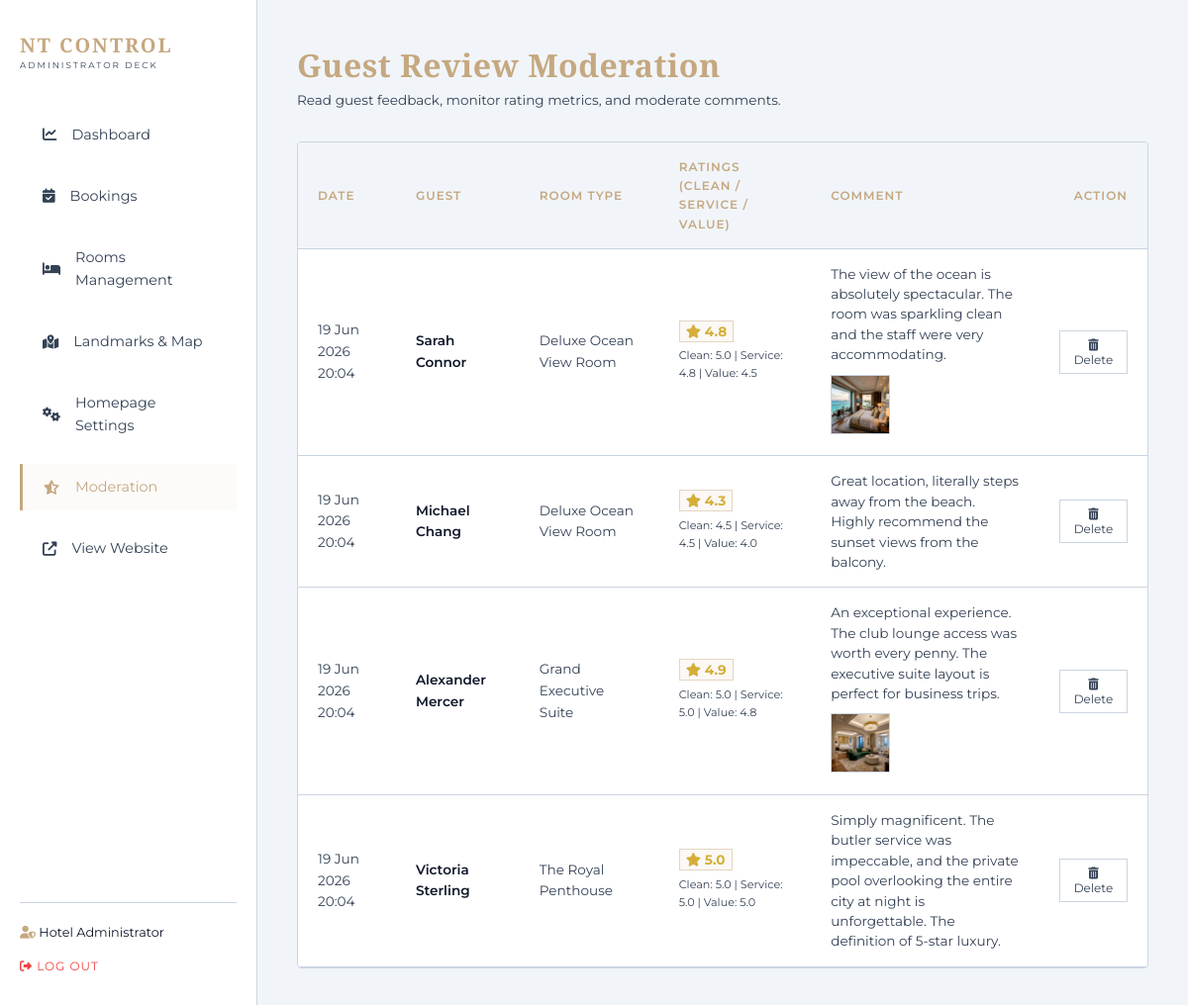
Page /admin/reviews.php (signed in) on the committed database.
### tables this page shows
CREATE TABLE `reviews` (
  `id` INT AUTO_INCREMENT PRIMARY KEY,
  `room_id` INT NOT NULL,
  `guest_name` VARCHAR(100) NOT NULL,
  `rating_cleanliness` DECIMAL(3,1) NOT NULL,
  `rating_service` DECIMAL(3,1) NOT NULL,
  `rating_value` DECIMAL(3,1) NOT NULL,
  `overall_rating` DECIMAL(3,1) NOT NULL,
  `comment` TEXT NOT NULL,
  `image_url` VARCHAR(255) DEFAULT NULL,
  `created_at` TIMESTAMP DEFAULT CURRENT_TIMESTAMP,
  FOREIGN KEY (`room_id`) REFERENCES `rooms`(`id`) ON DELETE CASCADE
);

CREATE TABLE `rooms` (
  `id` INT AUTO_INCREMENT PRIMARY KEY,
  `name` VARCHAR(100) NOT NULL,
  `type` VARCHAR(50) NOT NULL,  
  `price_per_night` DECIMAL(10,2) NOT NULL,
  `size_sqm` INT NOT NULL,
  `capacity` INT NOT NULL,
  `total_rooms` INT NOT NULL,
  `description` TEXT NOT NULL,
  `image_url` VARCHAR(255) NOT NULL,
  `amenities` TEXT NOT NULL,  
  `distance_landmark` DECIMAL(5,2) NOT NULL,  
  `landmark_name` VARCHAR(100) NOT NULL,
  `created_at` TIMESTAMP DEFAULT CURRENT_TIMESTAMP
);

### admin/reviews.php (the view, shortened to what this page needs)
<?php
require_once __DIR__ . '/admin-header.php';
try {
    $stmt = $pdo->query("SELECT rev.*, r.name as room_name
                         FROM reviews rev
                         JOIN rooms r ON rev.room_id = r.id
                         ORDER BY rev.created_at DESC");
    $reviews = $stmt->fetchAll();
} catch (PDOException $e) {
    die("Query Error: " . $e->getMessage());
}
?>
<div style="display: flex; justify-content: space-between; align-items: center; margin-bottom: 30px;">
    <div>
        <h1 class="elegant-title" style="font-size: 2rem; color: var(--primary-gold);">Guest Review Moderation</h1>
        <p style="color: var(--text-muted); font-size: 0.85rem;">Read guest feedback, monitor rating metrics, and moderate comments.</p>
    </div>
</div>
<div class="admin-table-container">
    <table class="admin-table">
        <thead>
            <tr>
                <th>Date</th>
                <th>Guest</th>
                <th>Room Type</th>
                <th>Ratings (Clean / Service / Value)</th>
                <th>Comment</th>
                <th style="text-align: right;">Action</th>
            </tr>
        </thead>
        <tbody>
            <?php foreach ($reviews as $rev): ?>
                <tr>
                    <td><?php echo date('d M Y H:i', strtotime($rev['created_at'])); ?></td>
                    <td style="font-weight: 600; color: var(--text-light);"><?php echo htmlspecialchars($rev['guest_name']); ?></td>
                    <td><?php echo htmlspecialchars($rev['room_name']); ?></td>
                    <td>
                        <div style="margin-bottom: 5px;">
                            <span style="background: rgba(197, 168, 128, 0.08); border: 1px solid var(--border-color); color: var(--accent-gold); font-size: 0.85rem; padding: 2px 6px; font-weight: bold;">
                                <i class="fas fa-star"></i> <?php echo number_format($rev['overall_rating'], 1); ?>
                            </span>
                        </div>
                        <div style="font-size: 0.7rem; color: var(--text-muted);">
                            Clean: <?php echo number_format($rev['rating_cleanliness'], 1); ?> |
                            Service: <?php echo number_format($rev['rating_service'], 1); ?> |
                            Value: <?php echo number_format($rev['rating_value'], 1); ?>
                        </div>
                    </td>
                    <td>
                        <p style="font-size: 0.85rem; line-height: 1.5; color: var(--text-muted); max-width: 400px;"><?php echo nl2br(htmlspecialchars($rev['comment'])); ?></p>
                        <?php if ($rev['image_url']): ?>
                            <div style="margin-top: 10px;">
                                <a href="../<?php echo htmlspecialchars($rev['image_url']); ?>" target="_blank">
                                    <img src="../<?php echo htmlspecialchars($rev['image_url']); ?>" alt="Review attachment" style="width: 60px; height: 60px; object-fit: cover; border: 1px solid var(--border-light);">
                                </a>
                            </div>
                        <?php endif; ?>
                    </td>
                    <td style="text-align: right;">
                        <form action="" method="POST" onsubmit="return confirm('Are you sure you want to permanently DELETE this guest review?');">
                            <button type="submit" class="action-btn btn-delete" title="Delete Review"><i class="fas fa-trash-alt"></i> Delete</button>
                        </form>
                    </td>
                </tr>
            <?php endforeach; ?>
        </tbody>
    </table>
</div>
<?php require_once __DIR__ . '/admin-footer.php'; ?>

### assets/css/style.css (style rules this page uses)
:root { --bg-dark: #07090c; --bg-card: #11151c; --bg-nav: rgba(7, 9, 12, 0.9); --primary-gold: #c5a880; --primary-gold-hover: #b09168; --accent-gold: #d4af37; --text-light: #f8fafc; --text-muted: #94a3b8; --text-dark: #0f172a; --border-color: rgba(197, 168, 128, 0.25); --border-light: rgba(255, 255, 255, 0.12); --success: #10b981; --danger: #ef4444; --font-serif: 'Playfair Display', serif; --font-sans: 'Montserrat', sans-serif; --shadow-premium: 0 10px 35px rgba(0, 0, 0, 0.65); --shadow-gold: 0 4px 20px rgba(197, 168, 128, 0.2); --transition-smooth: all 0.4s cubic-bezier(0.25, 0.8, 0.25, 1); }
html.light-theme { --bg-dark: #f1f5f9; --bg-card: #ffffff; --bg-nav: rgba(241, 245, 249, 0.9); --text-light: #0f172a; --text-muted: #334155; --border-light: #cbd5e1; --border-color: rgba(197, 168, 128, 0.45); --shadow-premium: 0 10px 30px rgba(15, 23, 42, 0.08); }
* { margin: 0; padding: 0; box-sizing: border-box; }
body { background-color: var(--bg-dark); color: var(--text-light); font-family: var(--font-sans); line-height: 1.6; overflow-x: hidden; }
h1, h2, h3, h4, h5, h6, .elegant-title { font-family: var(--font-serif); font-weight: 600; letter-spacing: 0.5px; }
a { color: inherit; text-decoration: none; transition: var(--transition-smooth); }
button, input, select, textarea { font-family: inherit; }

### admin/admin-header.php (style rules this page uses)
.admin-table-container { background: var(--bg-card); border: 1px solid var(--border-light); border-radius: 4px; overflow-x: auto; margin-top: 25px; }
.admin-table { width: 100%; border-collapse: collapse; text-align: left; font-size: 0.85rem; }
.admin-table th { background: var(--bg-dark); color: var(--primary-gold); font-weight: 600; padding: 15px 20px; border-bottom: 1px solid var(--border-light); text-transform: uppercase; letter-spacing: 1px; font-size: 0.75rem; }
.admin-table td { padding: 15px 20px; border-bottom: 1px solid var(--border-light); color: var(--text-muted); vertical-align: middle; }
.action-btn { background: transparent; border: 1px solid var(--border-light); color: var(--text-muted); padding: 6px 12px; font-size: 0.75rem; cursor: pointer; transition: var(--transition-smooth); }

### rows in the picture
reviews: created_at "19 Jun 2026 20:04", guest_name "Sarah Connor", room.name "Deluxe Ocean View Room", overall_rating "4.8", rating_cleanliness "5.0", rating_service "4.8", rating_value "4.5", comment "The view of the ocean is absolutely spectacular. The room was sparkling clean and the staff were very accommodating.", image_url (picture)
reviews: created_at "19 Jun 2026 20:04", guest_name "Michael Chang", room.name "Deluxe Ocean View Room", overall_rating "4.3", rating_cleanliness "4.5", rating_service "4.5", rating_value "4.0", comment "Great location, literally steps away from the beach. Highly recommend the sunset views from the balcony."
reviews: created_at "19 Jun 2026 20:04", guest_name "Alexander Mercer", room.name "Grand Executive Suite", overall_rating "4.9", rating_cleanliness "5.0", rating_service "5.0", rating_value "4.8", comment "An exceptional experience. The club lounge access was worth every penny. The executive suite layout is perfect for business trips.", image_url (picture)
reviews: created_at "19 Jun 2026 20:04", guest_name "Victoria Sterling", room.name "The Royal Penthouse", overall_rating "5.0", rating_cleanliness "5.0", rating_service "5.0", rating_value "5.0", comment "Simply magnificent. The butler service was impeccable, and the private pool overlooking the entire city at night is unforgettable. The definition of 5-star luxury."

### other values in the picture
$_SESSION['admin_name'] "Hotel Administrator"
